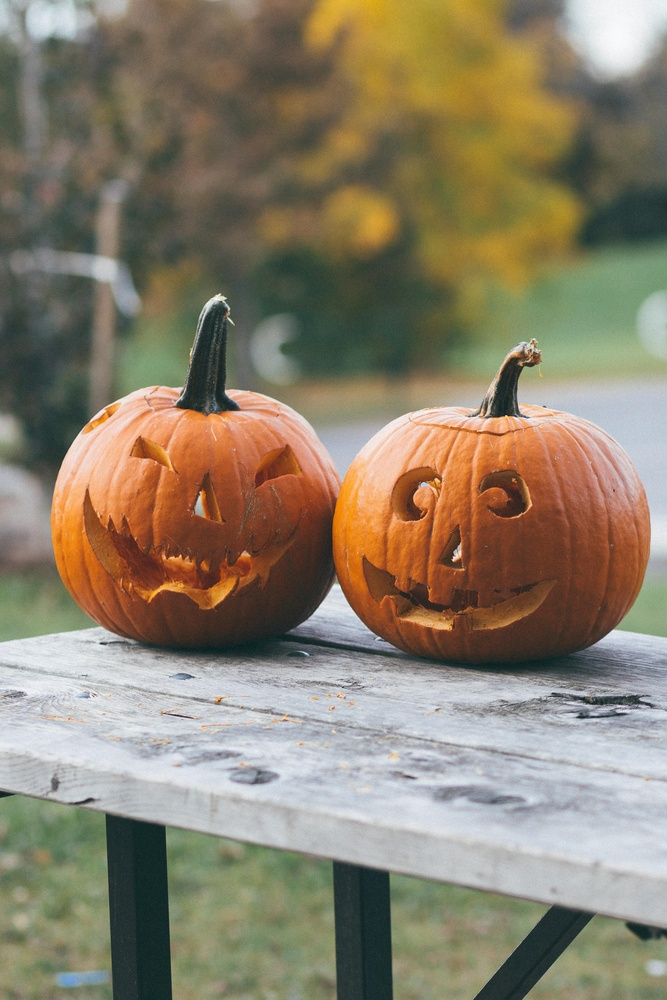
#> input picture halloween-unsplash.jpg, 667 x 1000 px, shrunk from 3648 x 5472 before the run
$ python image-magic.py
#> lines starting #> are read from the running program, lines starting #| are printed output that depends on the picture

# Image Magic
# Load an image and manipulate the pixels

from PIL import Image


# Load the image (pumpkin)
# Open an output image that's the same size
image = Image.open('./halloween-unsplash.jpg')
#> image is the input picture: PIL image 667x1000 RGB; mean R, G, B 138.8, 128, 107.5
output_image = Image.open('./halloween-unsplash.jpg')

# Grab pixel information
a_pixel = image.getpixel((0, 0))  # grab pixel (0, 0) top-left
#> a_pixel = (186, 201, 206)

print(a_pixel)
#| (186, 201, 206)

# Iterate over EVERY PIXEL
# Get dimensions (size) of the image
image_width = image.width
#> image_width = 667
image_height = image.height
#> image_height = 1000

# Modify the image to convert it from colour to grayscale
# ( r, g, b ) --> ( ?, ?, ? )
# take the r g b, add them up and divide by 3
# replace r, g, b with that AVERAGE value

# Top to bottom
for y in range(image_height):
    # Left to right
    for x in range(image_width):
        # Grab pixel information for THIS pixel
        pixel = image.getpixel((x, y))

        # grab r, g, b
        red, green, blue = pixel

        # calculate the average
        average = int((red + green + blue) / 3)

        # create a gray pixel
        gray_pixel = (average, average, average)

        # put that in the new image
        output_image.putpixel((x, y), gray_pixel)
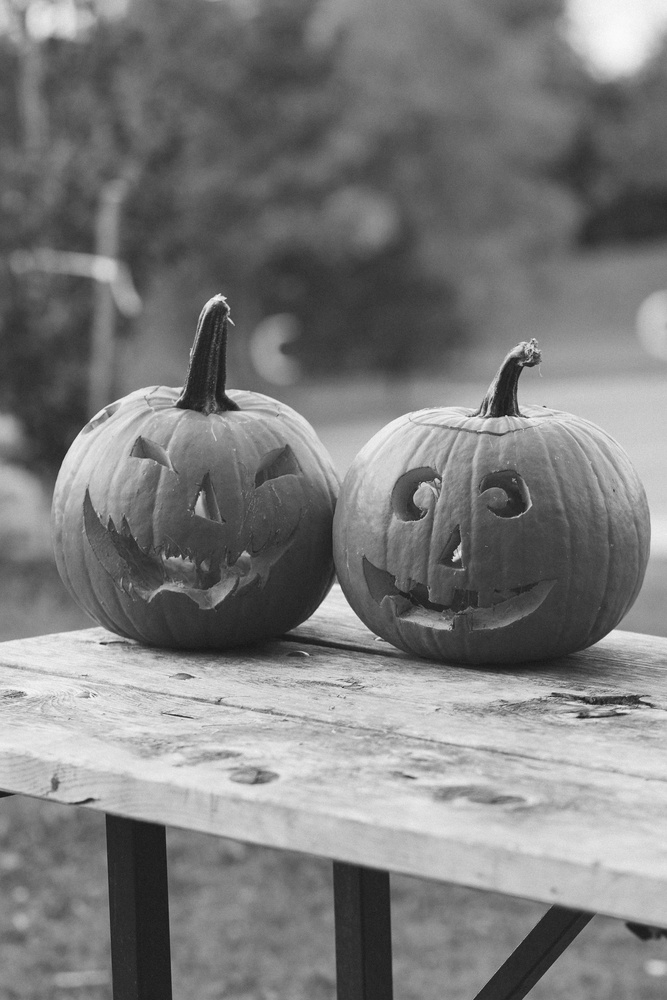
#> output_image: PIL image 667x1000 RGB; min 19, max 251, mean 124.4

output_image.save('grayscale.jpg')
